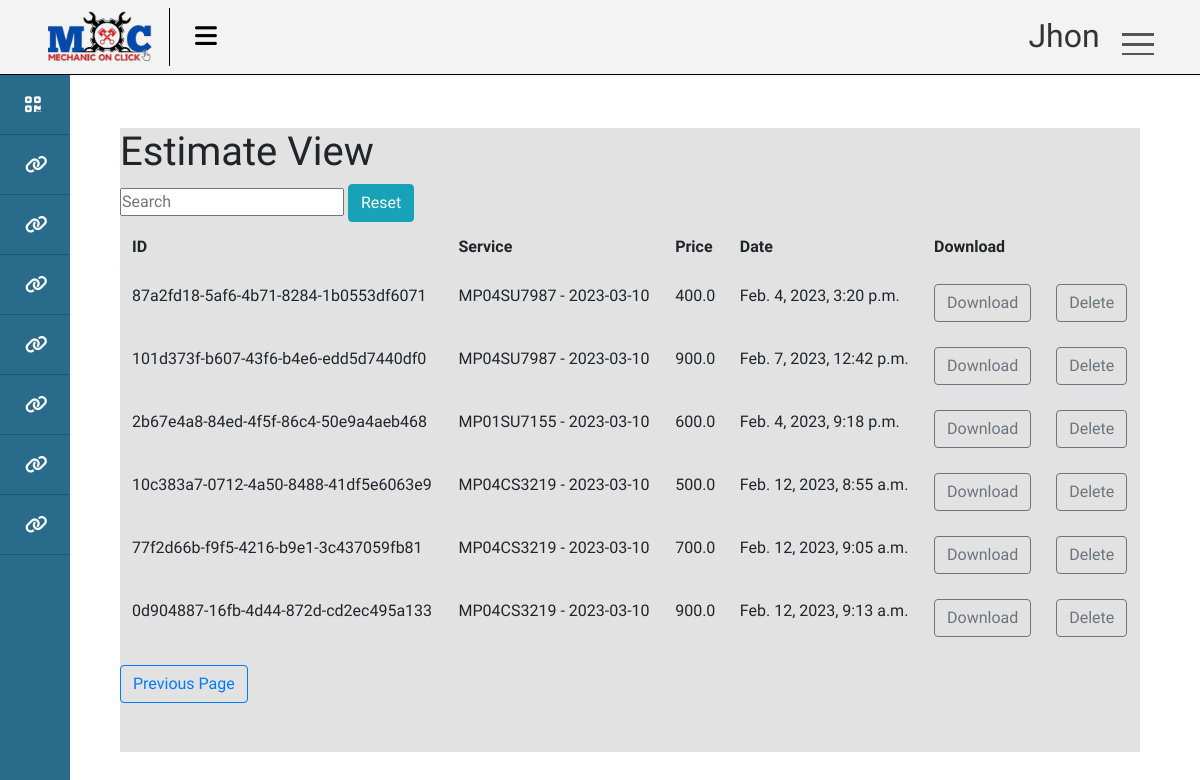
Page /estimates/ (signed in) on the earlier database version.
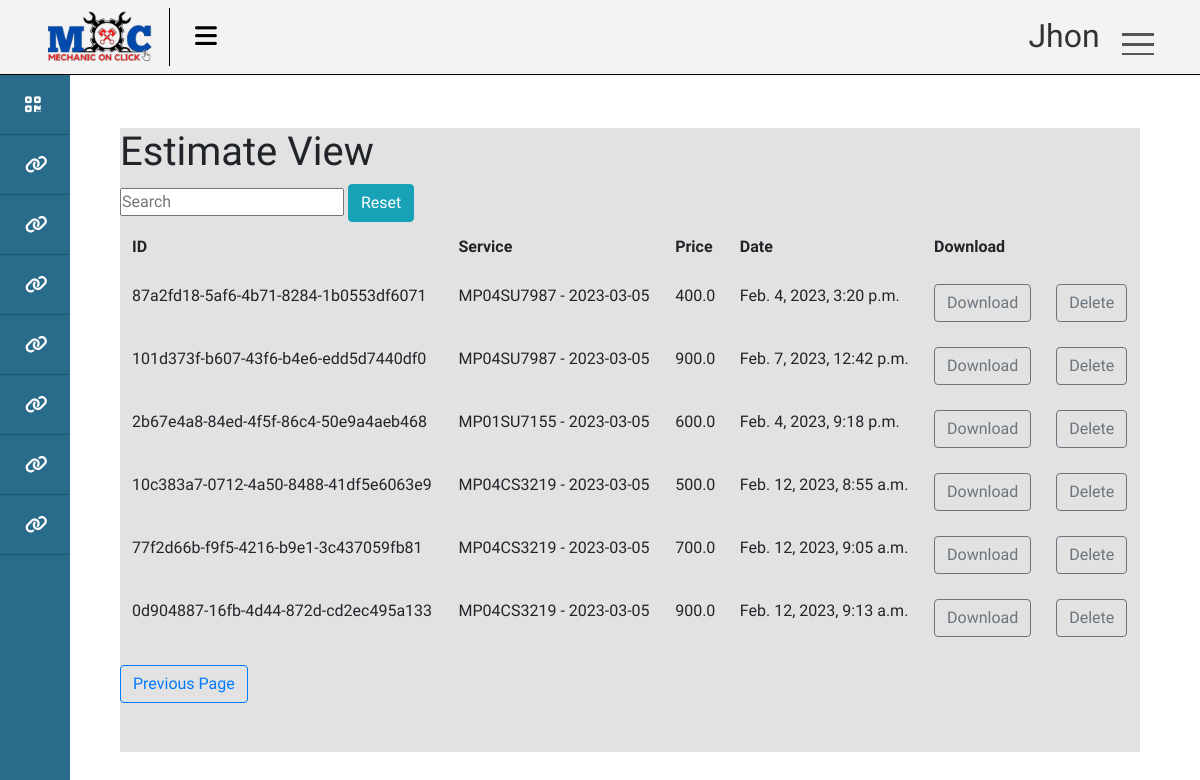
Same page on the later database version.
### ERP/models.py (models this page shows, shortened)
class Estimate(models.Model):
    id = models.UUIDField(
         primary_key = True,
         default = uuid.uuid4,
         editable = False)
    service = models.OneToOneField(Service , on_delete= models.CASCADE)
    price = models.FloatField()
    report = models.FileField(null=True , blank=True)
    created_at = models.DateTimeField(auto_now_add=True , editable=False)

class Service(models.Model):
    class Progress(models.TextChoices):
        WAITING = 'WAITING' , 'Waiting'
        DOING = 'DOING' , 'Doing'
    vehical = models.ForeignKey(Vehical , on_delete=models.SET_NULL, blank=True , null= True)
    center = models.ForeignKey(Center , on_delete=models.SET_NULL , null=True , blank= True)
    services = models.ManyToManyField(CenterServices)
    progress = models.CharField(max_length=20 , choices=Progress.choices , default= Progress.WAITING)
    date = models.DateTimeField(auto_now_add=True)
    additional_services = models.CharField(max_length=200 ,default = None)
    additional_services_cost = models.IntegerField(default=0)
    is_approved = models.BooleanField(default=False)
    def __str__(self) -> str:
        return str(self.vehical.number) + ' - ' + str(self.date.date())

class Vehical(models.Model):
    customer = models.ForeignKey(Customer , on_delete=models.CASCADE)
    number = models.CharField(max_length=20 , unique= True , blank=False , null= False)
    type = models.CharField(max_length=20)

### account/decorators.py (the view)
        def wrapper(request , *args, **kwargs):
            group = None
            role = request.user.role
            print(role)
            if role in allowed_roles:
                return view_func(request , *args, **kwargs)
            else :
                print('User Not allowed')
                return redirect('unauth_page')

### ERP/views.py (called while the page is built)
@login_required(login_url= 'login_page')
@allowed_users(allowed_roles=[User.Role.EMPLOYEE,User.Role.ADMIN])
def estimates(request):
    context = {}
    employee = Employee.objects.get(user = request.user)
    services = Service.objects.filter(center = employee.center)
    estimates = list(Estimate.objects.filter(service__in = services))
    context['estimates'] = estimates
    return render(request , 'ERP/estimate/estimates_view.html',context=context)

### templates/ERP/estimate/estimates_view.html
{% extends 'ERP/base.html' %}
{% load static %}
{% block content %}
<h1> Estimate View</h1>
{% include 'ERP/search_widget.html' %}
<table id = "myTable" class = 'table'>
<tr><th>ID</th><th>Service</th><th>Price</th><th>Date</th><th>Download</th></tr>
{% for estimate in estimates %}
<tr>
    <td>{{estimate.id}}</td>
    <td>{{estimate.service}}</td>
    <td>{{estimate.price}}</td>
    <td>{{estimate.created_at}}</td>
    <td><a href = '{{estimate.report.url}}' class="btn btn-outline-secondary"> Download</a></td>
    <td><a href = '{% url "delete_estimate" estimate.id %}' class="btn btn-outline-secondary"> Delete</a></td>
</tr>
{% endfor %}
</table>
<input class="btn btn-outline-primary" type=button value="Previous Page" onClick="javascript:history.go(-1);">
{% endblock %}

Differences in the rows shown:
changed through a linked row, Estimate "87a2fd18-5af6-4b71-8284-1b0553df6071": service "MP04SU7987 - 2023-03-10" → "MP04SU7987 - 2023-03-05"
changed through a linked row, Estimate "101d373f-b607-43f6-b4e6-edd5d7440df0": service "MP04SU7987 - 2023-03-10" → "MP04SU7987 - 2023-03-05"
changed through a linked row, Estimate "2b67e4a8-84ed-4f5f-86c4-50e9a4aeb468": service "MP01SU7155 - 2023-03-10" → "MP01SU7155 - 2023-03-05"
changed through a linked row, Estimate "10c383a7-0712-4a50-8488-41df5e6063e9": service "MP04CS3219 - 2023-03-10" → "MP04CS3219 - 2023-03-05"
changed through a linked row, Estimate "77f2d66b-f9f5-4216-b9e1-3c437059fb81": service "MP04CS3219 - 2023-03-10" → "MP04CS3219 - 2023-03-05"
changed through a linked row, Estimate "0d904887-16fb-4d44-872d-cd2ec495a133": service "MP04CS3219 - 2023-03-10" → "MP04CS3219 - 2023-03-05"
